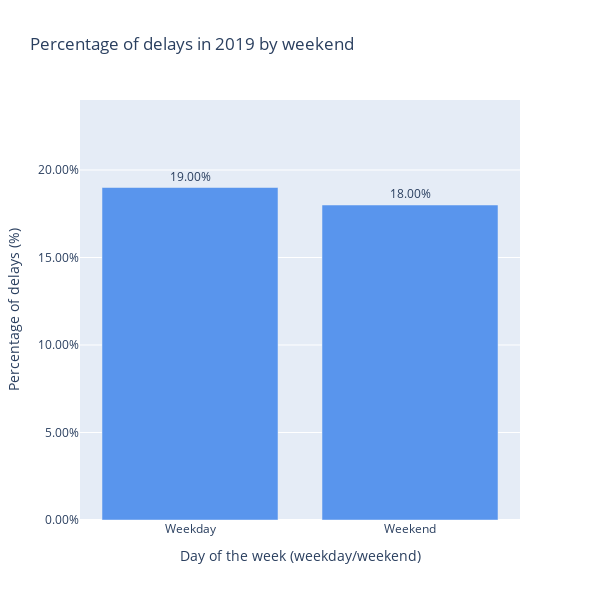

The code cell stored with this chart in its notebook:
### Markdown cell above
>3. Tworzę wykres używając danych z ramki `flight_delays_by_weekend_df`

### Code cell
flight_delays_by_weekend_plot = px.bar(
                                        y=flight_delays_by_weekend_df,
                                        height=600, 
                                        width=600,
                                        text_auto=True,
                                        title='Percentage of delays in 2019 by weekend',
                                        labels={'x': 'Day of the week (weekday/weekend)', 'y': 'Percentage of delays (%)'},
                                        )

days = ['Weekday', 'Weekend']

flight_delays_by_weekend_plot.update_layout(xaxis = dict( tickvals = [0,1],
                                                        ticktext = days
                                                        ),
                                         yaxis=dict(range=[0, flight_delays_by_weekend_df.max()+0.05], tickformat=".2%"),
                                         hovermode="x", # 'closest' / 'x unified'
                                         hoverlabel=dict(bgcolor="white"),
                                         hoverlabel_align = 'auto'
                                            )
flight_delays_by_weekend_plot.update_traces(hovertemplate="Day of week (weekday/weekend): <b>%{x}</b> <br>Percentage of delay (%): <b>%{y:.2%}</b>", marker=dict(color='#5995ED'), textposition='outside')

flight_delays_by_weekend_plot.show()

### Figure 1 — Plotly figure (JSON) as saved in the notebook; plotly's stock layout.template omitted (floating-point values rounded to 4 significant figures)
{"data": [{"alignmentgroup": "True", "hovertemplate": "Day of week (weekday/weekend): <b>%{x}</b> <br>Percentage of delay (%): <b>%{y:.2%}</b>", "legendgroup": "", "marker": {"color": "#5995ED", "pattern": {"shape": ""}}, "name": "", "offsetgroup": "", "orientation": "v", "showlegend": false, "textposition": "outside", "texttemplate": "%{y}", "type": "bar", "x": [0, 1], "xaxis": "x", "y": [0.19, 0.18], "yaxis": "y"}], "layout": {"barmode": "relative", "height": 600, "hoverlabel": {"align": "auto", "bgcolor": "white"}, "hovermode": "x", "legend": {"tracegroupgap": 0}, "title": {"text": "Percentage of delays in 2019 by weekend"}, "width": 600, "xaxis": {"anchor": "y", "domain": [0, 1], "ticktext": ["Weekday", "Weekend"], "tickvals": [0, 1], "title": {"text": "Day of the week (weekday/weekend)"}}, "yaxis": {"anchor": "x", "domain": [0, 1], "range": [0, 0.24], "tickformat": ".2%", "title": {"text": "Percentage of delays (%)"}}}}
